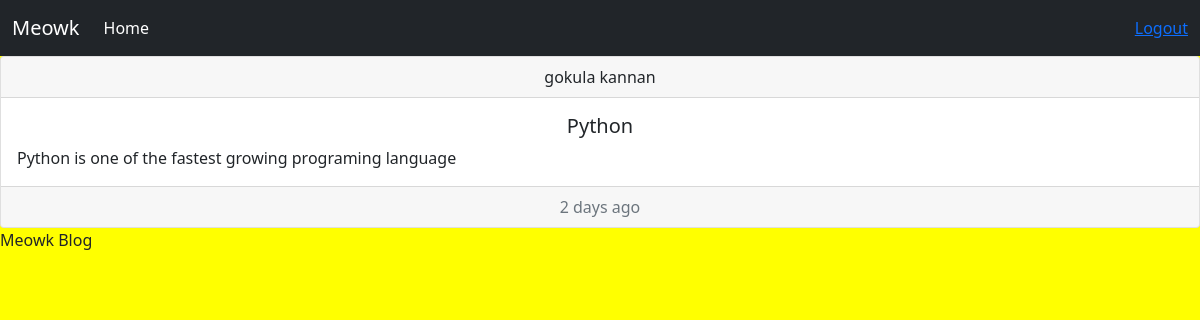
Before: /post/1 with the older database file.
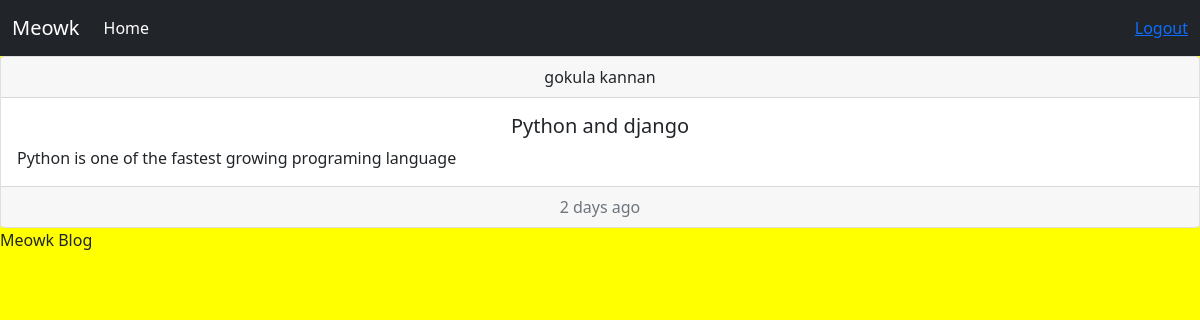
After: the same page with the newer database file.
### blog/models.py (models this page shows, shortened)
class Post(models.Model):
    CATEGORY = (
        ('Tech', 'Tech'),
        ('Social', 'Social')
    )
    blogger = models.ForeignKey(Blogger, null=True, on_delete=models.SET_NULL)
    title = models.CharField(max_length=200, null=True)
    body = models.CharField(max_length=200, null=True)
    category = models.CharField(max_length=200, null=True, choices=CATEGORY)
    tags = models.ManyToManyField(Tag)
    date_created = models.DateTimeField(auto_now_add=True, null=True)

class Blogger(models.Model):
    name = models.CharField(max_length=200, null=True)
    email = models.CharField(max_length=200, null=True)
    phone = models.CharField(max_length=200, null=True)
    date_created = models.DateTimeField(auto_now_add=True, null=True)
    def __str__(self):
        return self.name

### blog/views.py (the view)
# urls.py: path('post/<str:pk>', views.post, name="post"),
def post(request, pk):
    post = Post.objects.get(id=pk)
    context = {
        'post': post
    }
    return render(request, 'blog/post.html', context)

### blog/templates/blog/post.html
{% extends 'blog/main.html' %}
{% load static %}
{% block content %}
<div class="card text-center">
    <div class="card-header">
      {{post.blogger}}
    </div>
    <div class="card-body">
      <h5 class="card-title">{{post.title}}</h5>
      <p class="card-text" style="text-align: justify;">{{post.body}}</p>
    </div>
    <div class="card-footer text-muted">
      2 days ago
    </div>
  </div>
{% endblock content %}

Changed rows visible on the page:
changed Post "Python is one of the fastest growing programing language": title "Python" → "Python and django"
